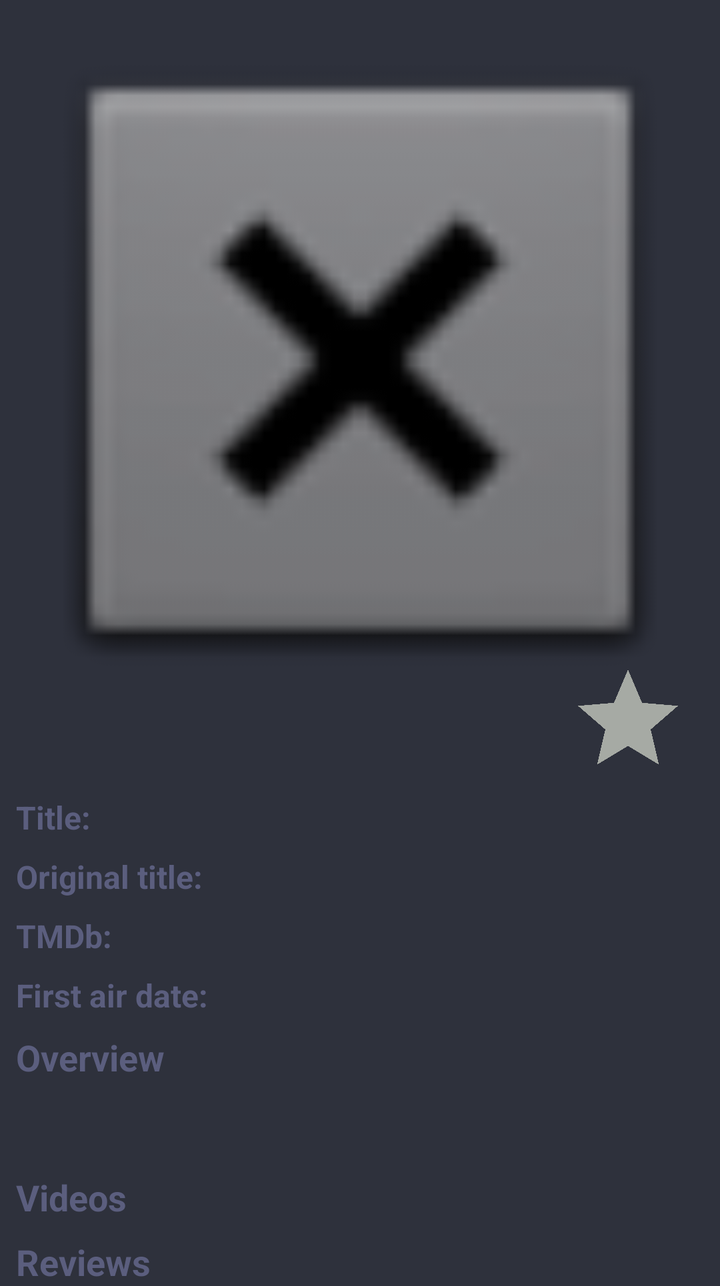
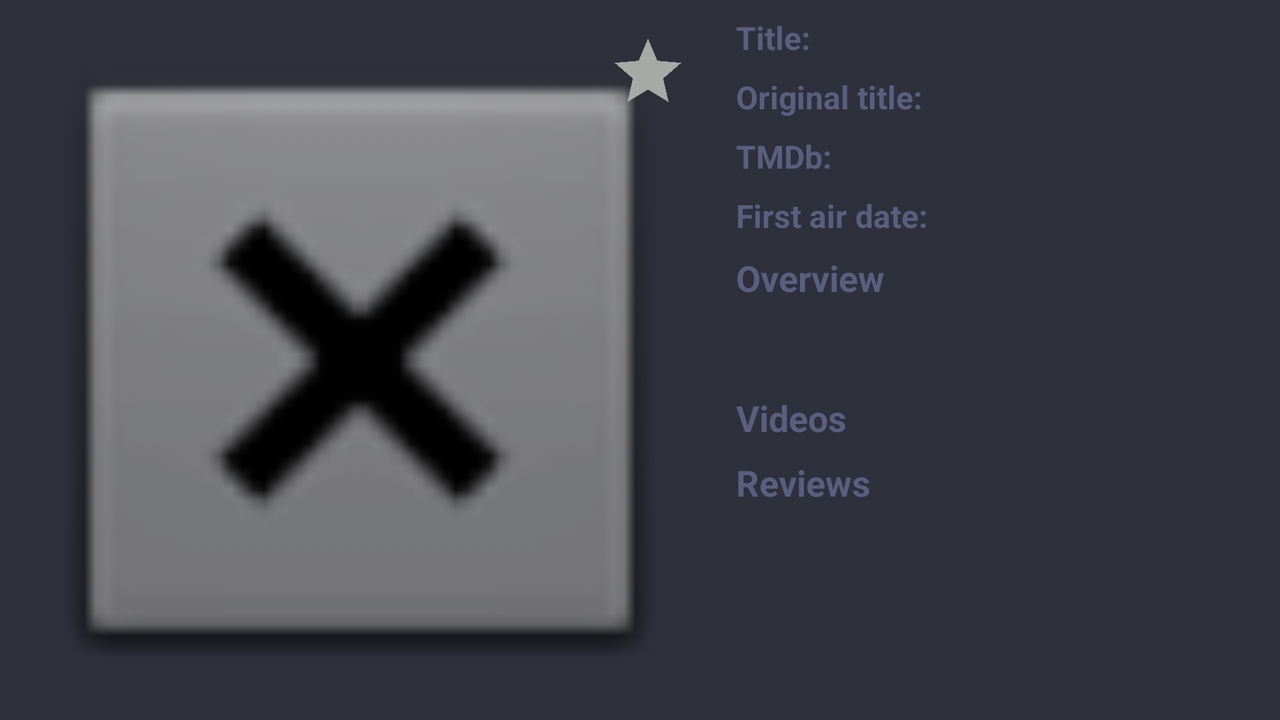

One screen, two layout resources from the same app: the default and the repository's alternative for another configuration. Each is rendered where Android would select it; the XML of both is given below.
<!-- AndroidManifest.xml: application theme AppTheme -->
<!-- res/layout/fragment_tv_show_details.xml -->
<?xml version="1.0" encoding="utf-8"?>
<ScrollView xmlns:android="http://schemas.android.com/apk/res/android"
    xmlns:app="http://schemas.android.com/apk/res-auto"
    xmlns:tools="http://schemas.android.com/tools"
    android:layout_width="match_parent"
    android:layout_height="match_parent"
    tools:context=".screens.ui.moviedetails.MovieDetailsFragment">
    <androidx.constraintlayout.widget.ConstraintLayout
        android:layout_width="match_parent"
        android:layout_height="wrap_content"
        android:background="@color/background_darkGrey">

        <ImageView
            android:id="@+id/imageViewBigPoster"
            android:layout_width="0dp"
            android:layout_height="wrap_content"
            android:adjustViewBounds="true"
            android:contentDescription="@string/movie_poster"
            app:layout_constraintEnd_toEndOf="parent"
            app:layout_constraintStart_toStartOf="parent"
            app:layout_constraintTop_toTopOf="parent"
            app:srcCompat="@android:drawable/btn_dialog" />

        <ImageView
            android:id="@+id/imageViewFavourite"
            android:layout_width="wrap_content"
            android:layout_height="wrap_content"
            android:layout_marginEnd="16dp"
            android:contentDescription="@string/add_to_favourites"
            app:layout_constraintBottom_toBottomOf="@id/imageViewBigPoster"
            app:layout_constraintEnd_toEndOf="parent"
            app:layout_constraintTop_toBottomOf="@id/imageViewBigPoster"
            app:srcCompat="@drawable/ic_star_grey_60dp"
            tools:ignore="VectorDrawableCompat"/>

        <include layout="@layout/tvshow_info"
            android:id="@+id/movieInfo"
            android:layout_width="match_parent"
            android:layout_height="wrap_content"
            app:layout_constraintTop_toBottomOf="@id/imageViewFavourite"
            app:layout_constraintEnd_toEndOf="parent"
            app:layout_constraintStart_toStartOf="parent"
            app:layout_constraintBottom_toBottomOf="parent"
            />



    </androidx.constraintlayout.widget.ConstraintLayout>
</ScrollView>
<!-- res/layout/tvshow_info.xml (included above) -->
<?xml version="1.0" encoding="utf-8"?>
<androidx.constraintlayout.widget.ConstraintLayout xmlns:android="http://schemas.android.com/apk/res/android"
    android:layout_width="match_parent"
    android:layout_height="match_parent"
    xmlns:app="http://schemas.android.com/apk/res-auto"
    android:background="@color/background_darkGrey">

    <TextView
        android:id="@+id/textViewLabelTitle"
        android:layout_width="wrap_content"
        android:layout_height="wrap_content"
        android:text="@string/movie_title"
        style="@style/textLabelStyle"
        app:layout_constraintStart_toStartOf="parent"
        app:layout_constraintTop_toTopOf="parent" />

    <TextView
        android:id="@+id/textViewLabelOriginalTitle"
        android:layout_width="wrap_content"
        android:layout_height="wrap_content"
        android:text="@string/original_movie_title"
        style="@style/textLabelStyle"
        app:layout_constraintStart_toStartOf="parent"
        app:layout_constraintTop_toBottomOf="@id/textViewTitle" />

    <TextView
        android:id="@+id/textViewLabelRating"
        android:layout_width="wrap_content"
        android:layout_height="wrap_content"
        android:text="@string/movie_rating"
        style="@style/textLabelStyle"
        app:layout_constraintStart_toStartOf="parent"
        app:layout_constraintTop_toBottomOf="@id/textViewOriginalTitle" />

    <androidx.constraintlayout.widget.Guideline
        android:id="@+id/guideline"
        android:layout_width="wrap_content"
        android:layout_height="wrap_content"
        android:orientation="vertical"
        android:textColor="@color/textColor_lightGrey"
        app:layout_constraintGuide_begin="205dp" />

    <TextView
        android:id="@+id/textViewLabelFirstAirDate"
        android:layout_width="wrap_content"
        android:layout_height="wrap_content"
        android:text="@string/first_air_date"
        style="@style/textLabelStyle"
        app:layout_constraintStart_toStartOf="parent"
        app:layout_constraintTop_toBottomOf="@id/textViewRating" />

    <TextView
        android:id="@+id/textViewLabelOverview"
        android:layout_width="wrap_content"
        android:layout_height="wrap_content"
        android:text="@string/movie_description"
        style="@style/textLabelStyle"
        android:textSize="18sp"
        app:layout_constraintStart_toStartOf="parent"
        app:layout_constraintTop_toBottomOf="@id/textViewFirstAirDate" />

    <TextView
        android:id="@+id/textViewOverview"
        android:layout_width="match_parent"
        android:layout_height="wrap_content"
        style="@style/textMainStyle"
        android:layout_margin="16dp"
        app:layout_constraintStart_toStartOf="parent"
        app:layout_constraintEnd_toEndOf="parent"
        app:layout_constraintTop_toBottomOf="@id/textViewLabelOverview" />

    <TextView
        android:id="@+id/textViewTitle"
        android:layout_width="0dp"
        android:layout_height="wrap_content"
        style="@style/textMainStyle"
        app:layout_constraintEnd_toEndOf="parent"
        app:layout_constraintStart_toStartOf="@id/guideline"
        app:layout_constraintTop_toTopOf="parent" />

    <TextView
        android:id="@+id/textViewOriginalTitle"
        android:layout_width="0dp"
        android:layout_height="wrap_content"
        style="@style/textMainStyle"
        app:layout_constraintEnd_toEndOf="parent"
        app:layout_constraintHorizontal_bias="0.503"
        app:layout_constraintStart_toStartOf="@id/guideline"
        app:layout_constraintTop_toBottomOf="@id/textViewTitle" />

    <TextView
        android:id="@+id/textViewRating"
        android:layout_width="0dp"
        android:layout_height="wrap_content"
        style="@style/textMainStyle"
        app:layout_constraintEnd_toEndOf="parent"
        app:layout_constraintHorizontal_bias="0.503"
        app:layout_constraintStart_toStartOf="@id/guideline"
        app:layout_constraintTop_toBottomOf="@id/textViewOriginalTitle" />

    <TextView
        android:id="@+id/textViewFirstAirDate"
        android:layout_width="0dp"
        android:layout_height="wrap_content"
        style="@style/textMainStyle"
        app:layout_constraintEnd_toEndOf="parent"
        app:layout_constraintStart_toStartOf="@id/guideline"
        app:layout_constraintTop_toBottomOf="@id/textViewRating" />

    <TextView
        android:id="@+id/textViewVideoTitle"
        android:layout_width="wrap_content"
        android:layout_height="wrap_content"
        style="@style/textLabelStyle"
        android:text="@string/video_title"
        android:textSize="18sp"
        android:layout_marginTop="12dp"
        android:layout_marginBottom="20dp"
        app:layout_constraintStart_toStartOf="parent"
        app:layout_constraintTop_toBottomOf="@id/textViewOverview"/>


<androidx.recyclerview.widget.RecyclerView
    android:id="@+id/recyclerViewTrailers"
    android:layout_width="wrap_content"
    android:layout_height="wrap_content"
    android:nestedScrollingEnabled="false"
    app:layoutManager="androidx.recyclerview.widget.LinearLayoutManager"
    android:orientation="horizontal"
    app:layout_constraintEnd_toEndOf="parent"
    app:layout_constraintStart_toStartOf="parent"
    app:layout_constraintTop_toBottomOf="@id/textViewVideoTitle" />

    <TextView
        android:id="@+id/textViewReviewsTitle"
        android:layout_width="wrap_content"
        android:layout_height="wrap_content"
        style="@style/textLabelStyle"
        android:text="@string/reviews_title"
        android:textSize="18sp"
        android:layout_marginTop="8dp"
        android:layout_marginBottom="8dp"
        app:layout_constraintStart_toStartOf="parent"
        app:layout_constraintTop_toBottomOf="@id/recyclerViewTrailers"/>

    <androidx.recyclerview.widget.RecyclerView
        android:id="@+id/recyclerViewReviews"
        android:layout_width="match_parent"
        android:layout_height="wrap_content"
        android:nestedScrollingEnabled="false"
        app:layoutManager="androidx.recyclerview.widget.LinearLayoutManager"
        app:layout_constraintTop_toBottomOf="@id/textViewReviewsTitle"
        app:layout_constraintEnd_toEndOf="parent"
        app:layout_constraintStart_toStartOf="parent"/>



</androidx.constraintlayout.widget.ConstraintLayout>
<!-- resources referenced by this layout -->
<resources>
  <color name="background_darkGrey">#2E313C</color>
  <color name="textColor_lightGrey">#5B5E7E</color>
  <!-- drawable ic_star_grey_60dp (drawable) -->
  <vector android:height="60dp" android:tint="#A6AAA4"
      android:viewportHeight="24.0" android:viewportWidth="24.0"
      android:width="60dp" xmlns:android="http://schemas.android.com/apk/res/android">
      <path android:fillColor="#FF000000" android:pathData="M12,17.27L18.18,21l-1.64,-7.03L22,9.24l-7.19,-0.61L12,2 9.19,8.63 2,9.24l5.46,4.73L5.82,21z"/>
  </vector>
  <string name="add_to_favourites">Add to Favorites</string>
  <string name="first_air_date">First air date:</string>
  <string name="movie_description">Overview</string>
  <string name="movie_poster">Movie poster</string>
  <string name="movie_rating">TMDb:</string>
  <string name="movie_title">Title:</string>
  <string name="original_movie_title">Original title:</string>
  <string name="reviews_title">Reviews</string>
  <string name="video_title">Videos</string>
  <style name="textLabelStyle">
          <item name="android:textColor">@color/textColor_lightGrey</item>
          <item name="android:textStyle">bold</item>
          <item name="android:layout_margin">8dp</item>
          <item name="android:textSize">16sp</item>
      </style>
  <style name="textMainStyle">
          <item name="android:textColor">@color/soft_white_color</item>
          <item name="android:textStyle">bold</item>
          <item name="android:layout_margin">8dp</item>
          <item name="android:textSize">16sp</item>
      </style>
  <style name="AppTheme" parent="Theme.AppCompat.DayNight.DarkActionBar">
          
          <item name="colorPrimary">@color/white_color</item>
          <item name="colorPrimaryDark">@color/colorPrimaryDark</item>
          <item name="colorAccent">@color/colorAccent</item>
          <item name="backgroundColor">@color/background_darkGrey</item>
          <item name="android:itemBackground">@color/background_darkGrey</item>
          <item name="android:editTextColor">@color/white_color</item>
          <item name="android:textColor">@color/soft_white_color</item>
      </style>
  <color name="soft_white_color">#d6d6d7</color>
  <color name="white_color">#ffffff</color>
  <color name="colorPrimaryDark">#000000</color>
  <color name="colorAccent">#03DAC5</color>
</resources>
<!-- res/layout-land/fragment_tv_show_details.xml (the repository's variant of the layout above) -->
<!-- drawn on the phone turned sideways -->
<?xml version="1.0" encoding="utf-8"?>
<androidx.constraintlayout.widget.ConstraintLayout
    xmlns:android="http://schemas.android.com/apk/res/android"
    xmlns:app="http://schemas.android.com/apk/res-auto"
    xmlns:tools="http://schemas.android.com/tools"
    android:layout_width="match_parent"
    android:layout_height="match_parent"
    android:background="@color/background_darkGrey">

    <ImageView
        android:id="@+id/imageViewBigPoster"
        android:layout_width="wrap_content"
        android:layout_height="0dp"
        android:adjustViewBounds="true"
        android:contentDescription="@string/movie_poster"
        app:layout_constraintBottom_toBottomOf="parent"
        app:layout_constraintStart_toStartOf="parent"
        app:layout_constraintTop_toTopOf="parent"
        app:srcCompat="@android:drawable/btn_dialog" />

    <ImageView
        android:id="@+id/imageViewFavourite"
        android:layout_width="40dp"
        android:layout_height="40dp"
        android:layout_marginTop="16dp"
        android:layout_marginEnd="16dp"
        android:contentDescription="@string/add_to_favourites"
        app:layout_constraintTop_toTopOf="@id/imageViewBigPoster"
        app:layout_constraintEnd_toEndOf="@id/imageViewBigPoster"
        app:srcCompat="@drawable/ic_star_grey_60dp"
        tools:ignore="VectorDrawableCompat"/>

    <ScrollView
        android:layout_width="0dp"
        android:layout_height="0dp"
        app:layout_constraintEnd_toEndOf="parent"
        app:layout_constraintStart_toEndOf="@id/imageViewBigPoster"
        app:layout_constraintTop_toTopOf="parent"
        app:layout_constraintBottom_toBottomOf="parent">

        <include layout="@layout/tvshow_info"
            android:id="@+id/movieInfo"
            android:layout_width="match_parent"
            android:layout_height="wrap_content"/>

    </ScrollView>

</androidx.constraintlayout.widget.ConstraintLayout>
